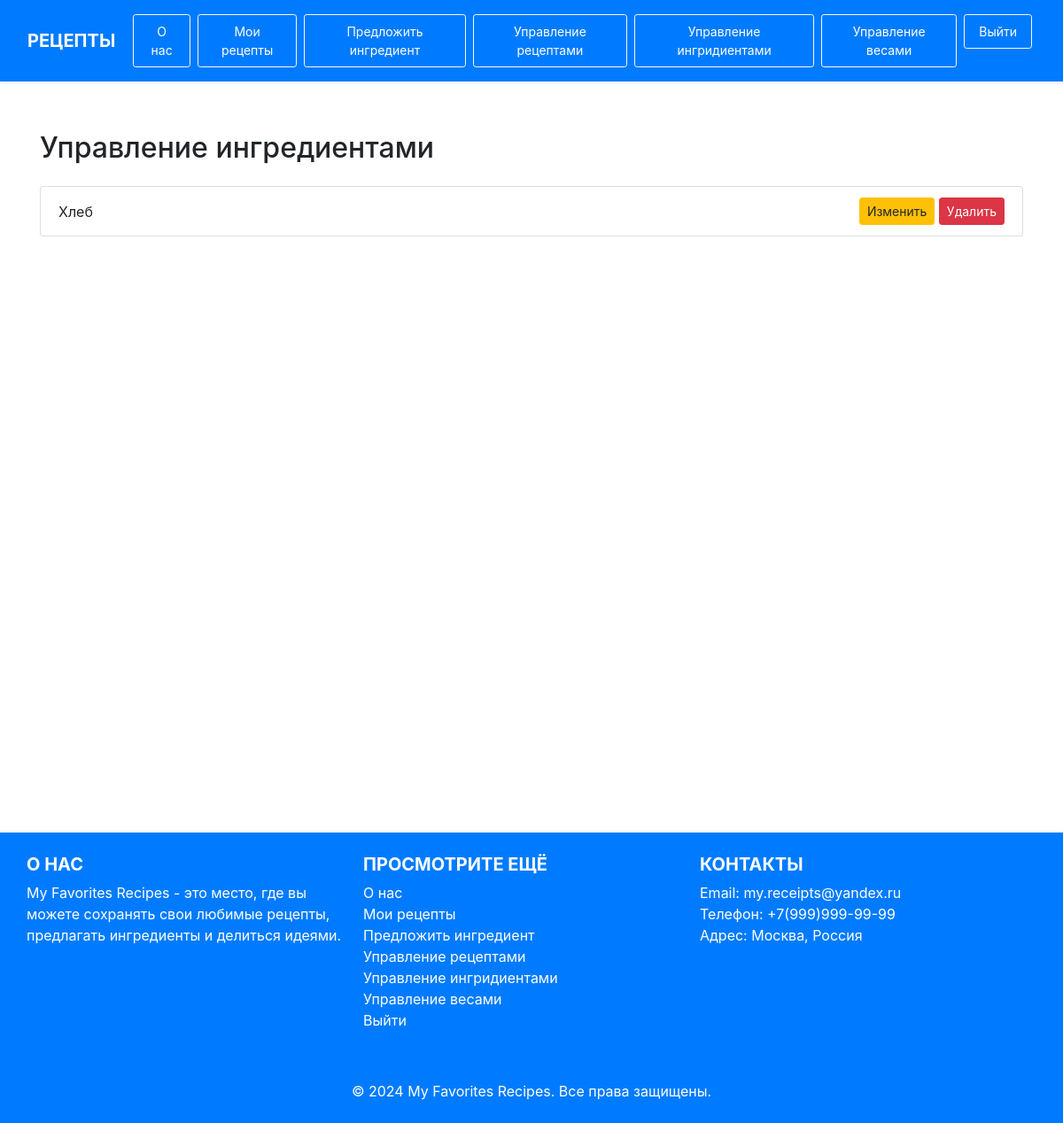
Before: /manage-ingredients/ (signed in) with the older database file.
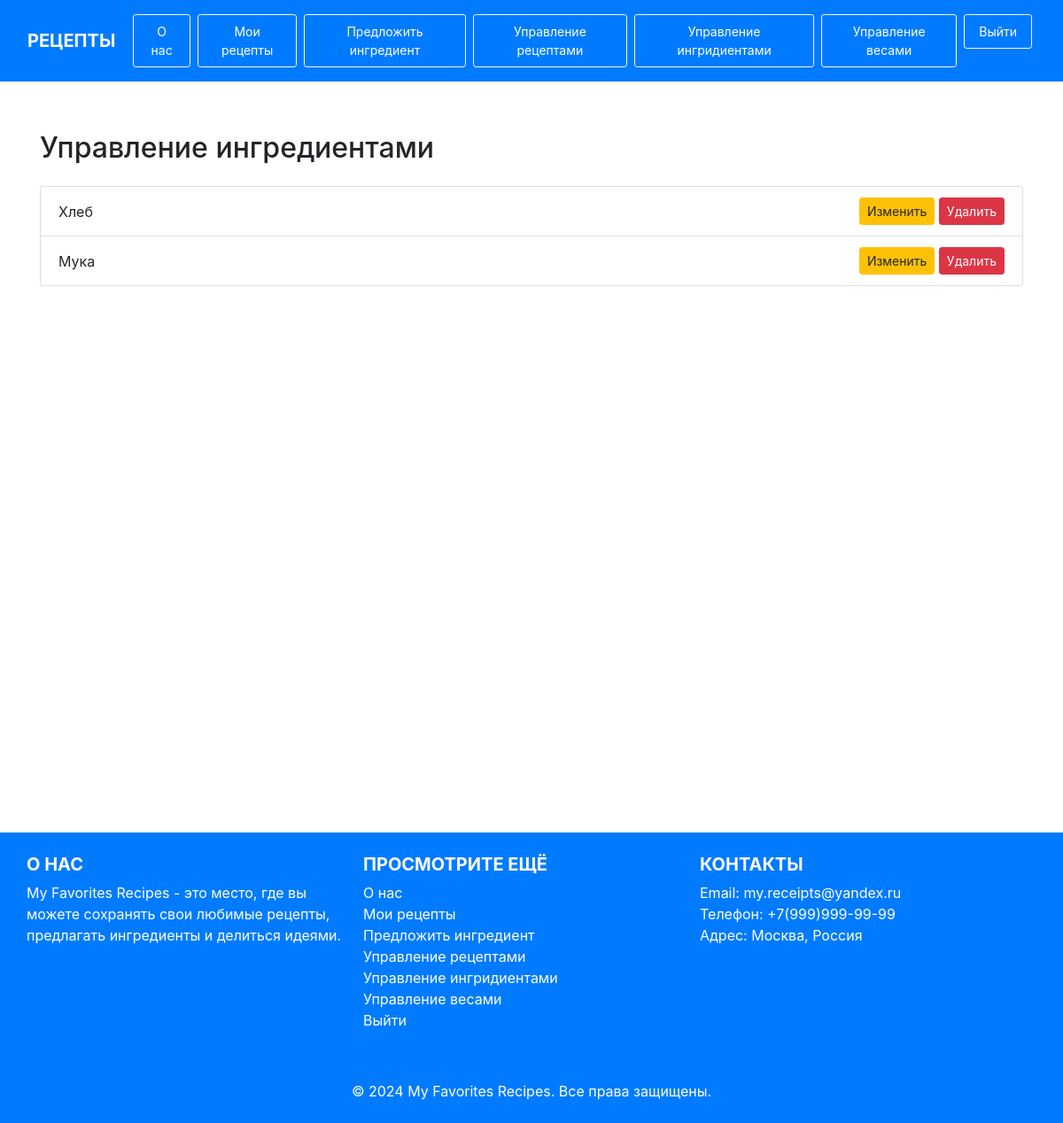
After: the same page with the newer database file.
### recipe_catalog/models.py (models this page shows, shortened)
class Ingredient(models.Model):
    title = models.CharField(
        max_length=255,
        validators=[
            RegexValidator(
                regex=r'^[A-Za-zА-Яа-яёЁ\s0-9]+$',
                message='Имя не должно содержать спецсимволов'
            )
        ]
    )
    raw_weight = models.FloatField(
        validators=[MinValueValidator(0.1, message='Сырой вес должен быть положительным числом.')]
    )
    cooked_weight = models.FloatField(
        validators=[MinValueValidator(0.1, message='Вес приготовленного продукта должен быть положительным.')]
    )
    cost = models.FloatField(
        validators=[MinValueValidator(0.1, message='Стоимость должна быть больше 0')]
    )
    unit = models.ForeignKey(Unit, on_delete=models.SET_NULL, null=True, blank=True)
    author = models.ForeignKey(User, on_delete=models.CASCADE)

### recipe_catalog/views/ingredient.py (the view)
# urls.py: path('manage-ingredients/', manage_ingredients, name='manage-ingredients'),
@login_required
def manage_ingredients(request):
    ingredients = Ingredient.objects.filter(author=request.user)
    return render(request, templates['manage_ingredients_page'], {'ingredients': ingredients})

### recipe_catalog/constants.py (called while the page is built)
    def __getitem__(self, key):
        return self.templates.get(key)

### templates/recipe_catalog/manage-ingredients.html (shortened to what this page needs)
{% extends '../layout/layout.html' %}
{% block content %}
<div class="container mt-4">
    <h2 class="text-left mb-4">Управление ингредиентами</h2>
    <ul class="list-group">
        {% for ingredient in ingredients %}
        <li class="list-group-item d-flex justify-content-between align-items-center">
            {{ ingredient.title }}
            <div>
                <a href="{% url 'edit-ingredient-element' ingredient.id %}" class="btn btn-warning btn-sm">Изменить</a>
                <a href="{% url 'delete-ingredient-element' ingredient.id %}" class="btn btn-danger btn-sm">Удалить</a>
            </div>
        </li>
        {% empty %}
        <li class="list-group-item text-center">Ингредиенты отсутствуют.</li>
        {% endfor %}
    </ul>
</div>
{% endblock %}

Changed rows visible on the page:
added Ingredient: title "Мука"
